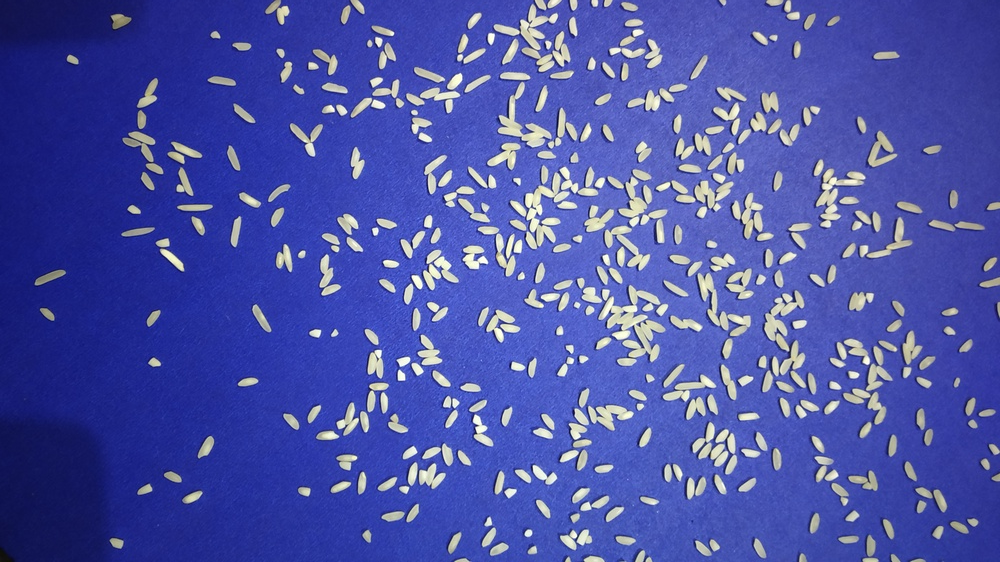
#> input picture test/image_1.jpg, 1000 x 562 px, shrunk from 4000 x 2250 before the run, found by its file name
$ jupyter execute Rice_Gain_Counting.ipynb
#> lines starting #> are read from the running program, lines starting #| are printed output that depends on the picture; after the words box and inside, x2 and y2 are one past the last pixel; in counts of white or black regions, pixels touching at a corner belong together
<a href="https://colab.research.google.com/github/RavindrapalRathore/Rice-Gain-Counting/blob/main/Rice_Gain_Counting.ipynb" target="_parent"></a>

This Notebook Aims to solve two objectives:

*   Objective 1: Count the number of rice grains in the Image.
*   Objective 2: Find the number of broken grains in the image.

Technology used: Computer Vision, OpenCv, WaterShed Algorithm, Image Preprocessing, Image Segmentation, and others.

The Approach of the objectives are well elucidated and have clear Visualization for better Insights into the working of each notebook cell.

# Image Information
* The background will always be blue.
* There will be a mix of broken and non-broken rice grains.
* The grains will not overlap but can touch each other.

# Solution
---

## The Steps involved in solving the Objectives are as follows:
1. **Importing Required Libraries**
2. **Defining Required Function**
  *  Defining custom "show" function for Image Visualization
2. **Image Pre-Processing**
  * GrayScale Conversion
  * Image Thresholding
  * Morphological Transformations (Noise Removal)
3. **Counting rice grains using the Contours method**
  * Working over Clear image to get insight into grain touching problem
3. **Applying Watershed Algorithm** (Solving grains touching problem)
  * Applying Watershed Algorithm for Solving Touching rice grains problem

4. **Counting total Rice grains and Broken Rice grains using the contour area**
  * For total rice grains counting: the Watershed method
  * For broken rice grains counting: A filter of an average area of broken rice grain.

## Explanation
The main Idea behind solving the objectives(Counting rice grains) is to make the provided image in the best possible format. \
If there would be clarity in the image, and rice grains are well separated from the background image then there would be ease in counting them.

Then, Solving the Corner cases and hence building the soluction.

**There are a total 3 major and challenging parts in building solutions:**
1. Image Preprocessing
2. Solving Grains touching problem
3. Counting broken rice

### Image Preprocessing
Image preprocessing is one of the vital parts of the solution, as, on this itself, Whole Ideology relies.

If the image is perfectly tuned as per the needs then it becomes easy to work further with the approaches.

The crucial part of Image preprocessing is tuning the Image, it takes a lot of trail and error to fix the parameter to the required value.

As part of Solution, I have used:
* Conversion of BGR Image to Grayscale Image
* Image Thresholding
* And removing noise from the thresholded image using morphologyEx (Opening)

After all the processes, the clear Image was ready for further use.

### Solving Grains touching Problem
After successfully Pre-processing the image, there comes the challenging part of the problem statement.

"**Counting the rice grains that are touching each other**"

It is not even easy for a human eye in manual inspection process to count the rice grains. The small size and white color creates illusion.

Well for Machines,\
Counting Rice grains are quite easy if they are well separated. The reason, is there are lots of algorithms out there and various techniques that can come in help.

But when there is an object touching or overlapping problem then there needs a lot of effort in grains classification.

In our case, it becomes more difficult as the rice grains are quite small in size.

Because of its small in size,
We can't apply processes like erosion to get the touching corner part separated.

So,
For Solving this problem, I have applied the WaterSheld Algorithm:

WaterSheld Algorithm is based on extracting sure background and foreground and then using markers will make the watershed algorithm run and detect the exact boundaries.

It is like, filling the valleys and then separating hills out of that.

###Counting broken rice
After using the Watersheld algorithm, We will get the total number of rice present in the image, but counting broken rice grains are one of the typical tasks.

I used an area-based approach, where I put a threshold after several trail and errors that helps in classifying the rice grains into two categories.
<center> **Either Broken rice grain or Full rice grain**. </center>

If the area of the Image is below the provided threshold then it is counted in the broken rice category.

Thus with this, we are done with the solutions of both of the objectives .\
Well,\
I have added more approaches that came to my mind in the later section of this notebook.
That too can be Implemented but I found this approach more Profound, thus it is part of the solution.

[cell 1]
#importing openCV both as cv2 and cv for better convience
import cv2
import cv2 as cv
import numpy as np

[cell 2]
#Importing numpy for working with numpy arrays
from matplotlib import pyplot as plt

[cell 3]
#Collab not support cv2.imshow method thus, importing cv2.imshow method for better
from google.colab.patches import cv2_imshow

[cell 4]
#Importing PIL library for working with Images
from PIL import Image

[cell 5]
#Importing array method from numpy for dealing with pixels of Images
from numpy import asarray

import matplotlib.image as mping

[cell 6]
#Importing ndimage from scipy as this package contains various functions for mutidimension image processing.
from scipy import ndimage

[cell 7]
#Importing filters, features, measures and color from skimage
from skimage import filters, feature, measure, color

[cell 8]
#Importing watershed for touching grains sepration
from skimage.segmentation import watershed

## Step 2 - Defining Required function
Defining the functions that are repeatedly going to be in use in the further steps

[cell 9]
#definings show  function for displaying image with custom X and Y cordinates

def show(image,x=30,y=70):
  img=cv2.cvtColor(image, cv2.COLOR_BGR2RGB)
  plt.figure(figsize=(x,y))
  plt.imshow(img)

## Step 3 Image Pre-processing
Image Pre-processig is one of the most crucial part of Computer vision. The aim of pre-processing is to improve the quality of the image so that it can analysed in a better way. \
By preprocessing we can suppress undesired distortions and enhance some features which are necessary for the particular application we are working for.

[cell 10]
#Reading Image
img = cv2.imread("/content/drive/MyDrive/dataset/rice gain/data/test/image_1.jpg")
#> img is the input picture: shape (562, 1000, 3); mean B, G, R 166.6, 83.2, 74.8

#Using predefined show function for displaying the image
show(img,25,5)

### Converting Image into Grayscale and then Image Thresholding

The first step in Image Pre-processing is to convert the image into grayscale and to apply the threshold function the cv2.threshold()to separate pixels into the foreground, and the background areas.

[cell 11]
#Converting Image BGRImage to Gray for image thresholding and further image-preprocessing application
grayscale_Image= cv2.cvtColor(img, cv2.COLOR_BGR2GRAY)
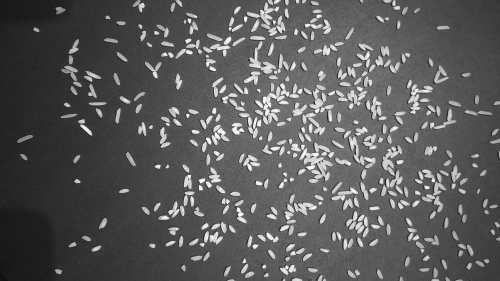
#> grayscale_Image: shape (562, 1000) (shown at 1/2 size); min 9, max 255, mean 90.2
ret, thresh_img = cv2.threshold(grayscale_Image,120, 255, cv2.THRESH_BINARY)
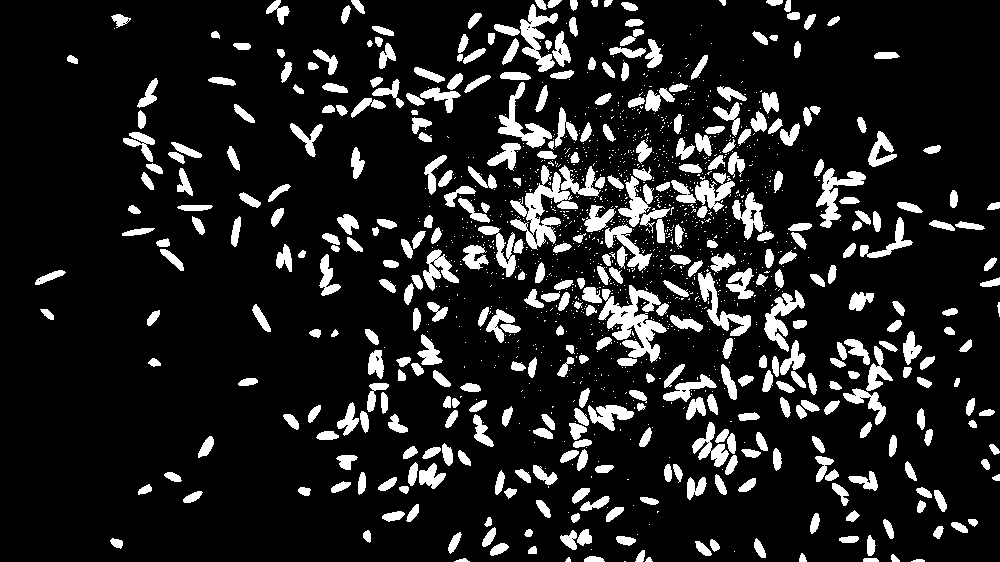
#> thresh_img: shape (562, 1000); 13.4% white; 1409 white regions (1002 under 20 px), largest, box (x1, y1, x2, y2) and area: (598, 285, 667, 363) 2277, (510, 165, 578, 250) 1984, (498, 82, 552, 148) 1036

#Using show function earlier defined
show(thresh_img)

### Noise Removal

To remove some noise from an image, the morphological function morphologyEx() can be Implemented.

This function can be used for several morphological operations, so there needed to add a parameter to specify which one can be taken.

Since the goal here is to remove the white ditorted reason the objectin the image.
Here, opening operation (erosion followed by dilation) is going to be in use.

In this case, we will use four iterations iterations=8 (to suppress larger noise areas we will use more iterations)

[cell 12]
# Noise removal
kernel = np.ones((3),np.uint8)
clear_image = cv2.morphologyEx(thresh_img,cv2.MORPH_OPEN, kernel, iterations=8)
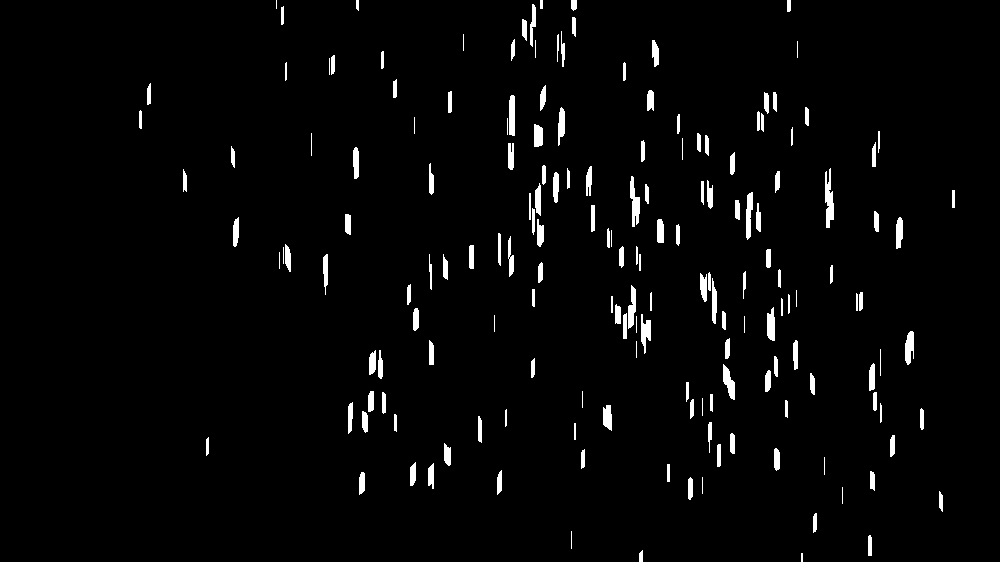
#> clear_image: shape (562, 1000); 2.7% white; 174 white regions (22 under 20 px), largest, box (x1, y1, x2, y2) and area: (825, 168, 834, 228) 349, (630, 176, 640, 227) 295, (746, 192, 753, 240) 243

#Using show function earlier defined
show(clear_image)

Image pre-processing is done now, and its time to apply the Grain counting algorithm.

### Counting the labels

[cell 13]
#Copying the preprocessed image as label_image
label_image = clear_image.copy()

#Creating a label_count variable to the count the number of grains in the image
label_count = 0

#sape function for getting height and width
row, cols = label_image.shape

#Looping through the pixel of image using rows and column of image
for j in range(row):
  for i in range(cols):
    pixel= label_image[j, i]

    #Here there is single channel with 2 pixel intersities, Either 0 or 255.0 represent black portion, where 255 represent grain(White).
    #Counting the totalnumber of pixelwith intensity 255
    if 255== pixel:
      label_count +=1

      ##Appling floodfil methodof opencv which will help in filling the backgroup that will ultimately helps in couting the contoured grain easily
      cv.floodFill(label_image, None, (i, j), label_count)
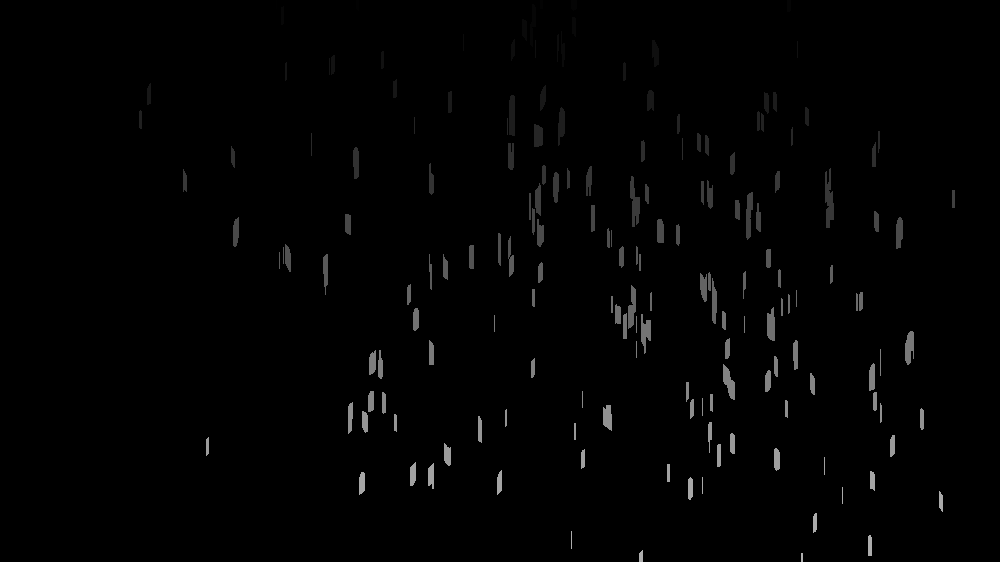
#> label_image: shape (562, 1000); 2.71% of pixels changed, all inside (x1, y1, x2, y2) = (139, 0, 955, 562)
#> after the loop, label_count = 175

[cell 14]
print("Number of foreground objects", label_count)
#| Number of foreground objects 175
show(label_image)

## STEP 4 - Counting rice grains using Contours method

Applying Opencv Contour method for counting the total number of rice grains avilable in the image. \
Contours are defined as the line joining all the points along the boundary of an image that are having the same intensity.

[cell 15]
#Applying Countours method to go the count of rice grains
contours, hierarchy = cv.findContours(clear_image, cv.RETR_TREE, cv.CHAIN_APPROX_SIMPLE)
#> contours = 175 contours, 42 with area under 20; largest, box (x1, y1, x2, y2) and area: (825, 168, 834, 228) 269, (630, 176, 640, 227) 231, (723, 364, 735, 400) 201, (746, 192, 753, 240) 194, (509, 95, 515, 136) 192

output_contour = cv.cvtColor(clear_image, cv.COLOR_GRAY2BGR)
cv.drawContours(output_contour, contours, -1,(0,0,255),2)
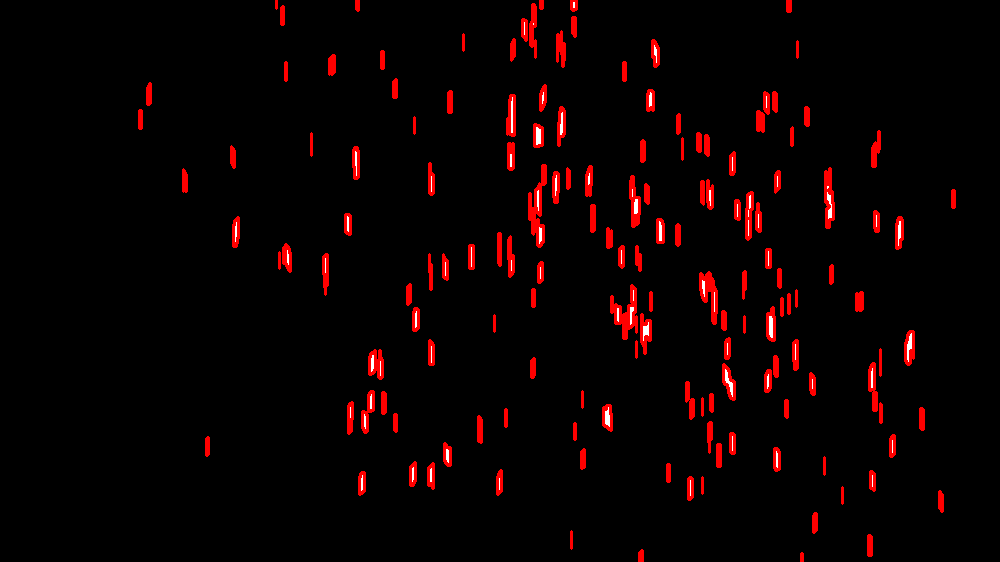
#> output_contour: shape (562, 1000, 3); mean B, G, R 1, 1, 11.3
print("Number of detected counours", len(contours))
#| Number of detected counours 175

[cell 16]
cv2_imshow(output_contour)

print("\n Number of detected contours", len(contours))
#|  Number of detected contours 175

Number of detected contours are 513, It denotes, total number of rice grain in the Image.

##Output_Contour Image Analysis
Looking at the ouput_image after applying contours that, there are some rice grains that are touching each other.

And this situation making the Opencv Contour method to treat those images as collection or as 1 rice grain.

Well the amount of grains that are touching each other are very few but still there needed a fix for this.

### Time to fix the touching Rice grain problem!

## STEP 5 - Applying Watershed Algorithm
Fixing rice grains Touching problem with "**WaterShed Algorithm**" \
Watershed algorithm is based on extracting sure background and foreground and then using markers will make watershed run and detect the exact boundaries. This algorithm generally helps in detecting touching and overlapping objects in image.

[cell 17]
#To visualize the segmentation conveniently, There needed a colour-code the labelled regions using the color, thus I did it.


#Applying  distance_transform_edt to computes the distance from non-zero (i.e. non-background) points to the nearest zero (i.e. background) point.
dist_trans = ndimage.distance_transform_edt(clear_image)
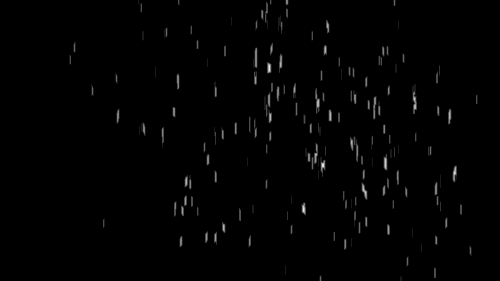
#> dist_trans: shape (562, 1000) float64 (shown at 1/2 size); min 0, max 5, mean 0.0441; drawn with min black and max white

#Applying peak_local_max function for getting coordinates of local peaks (maxima) in an image.
local_max = feature.peak_local_max(dist_trans, min_distance=23)
#> local_max = 106 pairs, first value 23 to 537, second value 140 to 953


local_max_mask = np.zeros(dist_trans.shape, dtype=bool)
local_max_mask[tuple(local_max.T)] = True

#Aplying Watershed algorithm
labels = watershed(-dist_trans, measure.label(local_max_mask), mask=clear_image) # separate merged corns
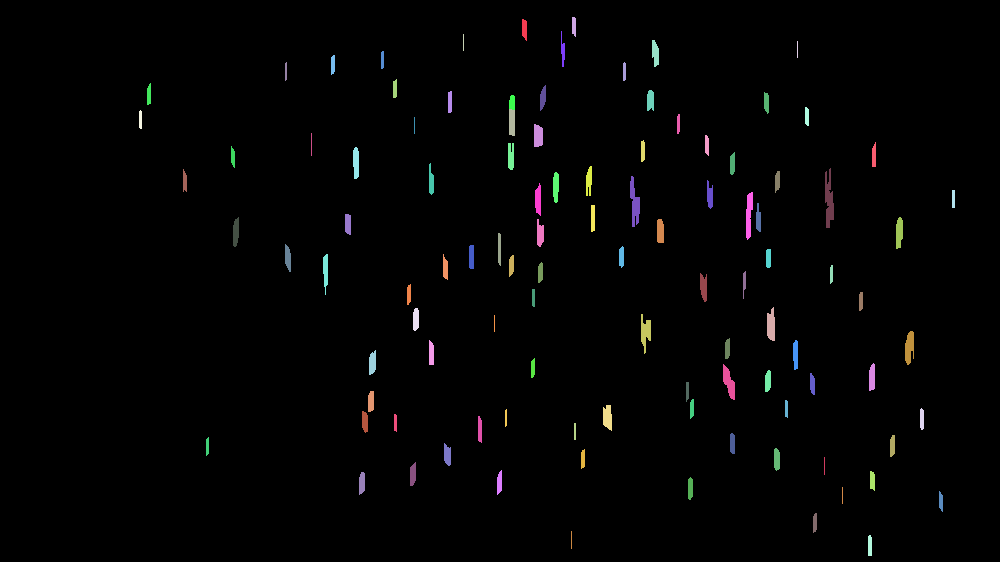
#> labels: shape (562, 1000) int32; 107 distinct labels, from 0 to 106; one colour per label, 0 black
#> local_max_mask: shape (562, 1000) bool; 0.02% white in thin lines or dots, all inside (x1, y1, x2, y2) = (140, 23, 954, 538)

## STEP 6 - Counting Total Grains and Broken grains using grains area

[cell 18]
#label2rgb function, specifying the background label with argument bg_label=0.
plt.figure(figsize=(30,10))
plt.imshow(color.label2rgb(labels, bg_label=0))
print("Number of Rice grains are : %d" % labels.max())
#| Number of Rice grains are : 106
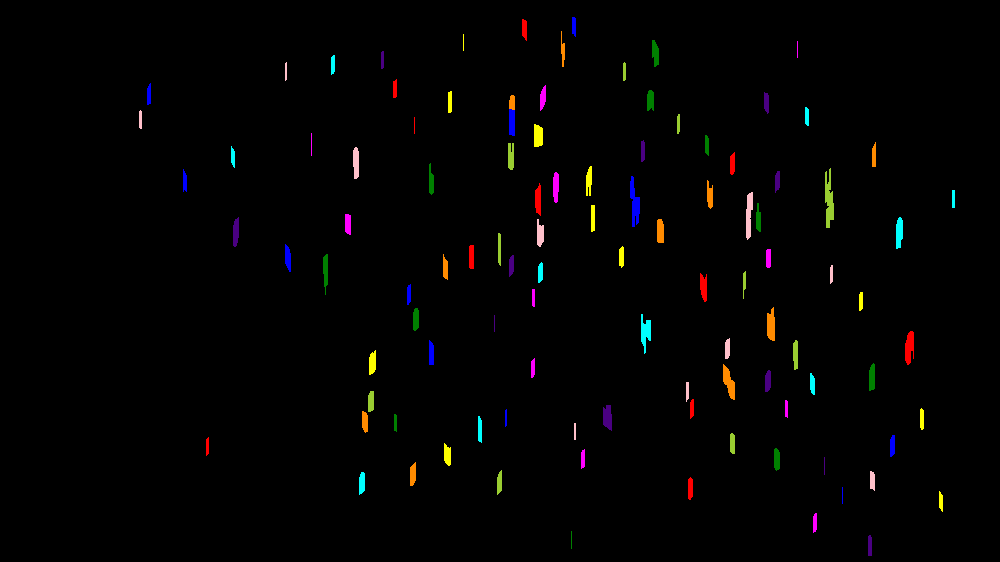
#> shown: shape (562, 1000, 3) float64; mean R, G, B 0.0115, 0.00935, 0.00814

## Results of WaterShed Algorithm
The results are quite better after applying the Watershed algorithm. Most of the touching rice grains are well seperated now and counting is more accurate.

In the above results, there is the total counting of 513 and here, the count is of 589.

It means, there is total gap of 76 grains.

Well, the results are not 100% accurate but it is feasible in respect of Simple countous counting.

##Objective 1 : Count the Total number of Rice grains

## Counting Broken Rice

After carefull analysis, I found that 800 is the threshold limit for classifing the broken rice grains from the Full rice grains.

Thus applying this limit on the contour to get the results.

[cell 19]
#Creating A list name count for counting the total Broken rice grains
count = []

#Iterating through contour and filtering out the rice grains with area less than 800 and then appending to the count variable.
for x in contours:

  #Using contourArea method to get the area of rice (Contour)
  area = cv.contourArea(x)
  if area < 800 :
    count.append(x)
#> this loop made 175 passes
#> area on passes 3, 5, 6: 58, 50, 47
#> after the loop, count has the same summary as contours

#Output of the count list.

print("Total number of broken rice present in the Image is: ",len(count))
#| Total number of broken rice present in the Image is:  175
